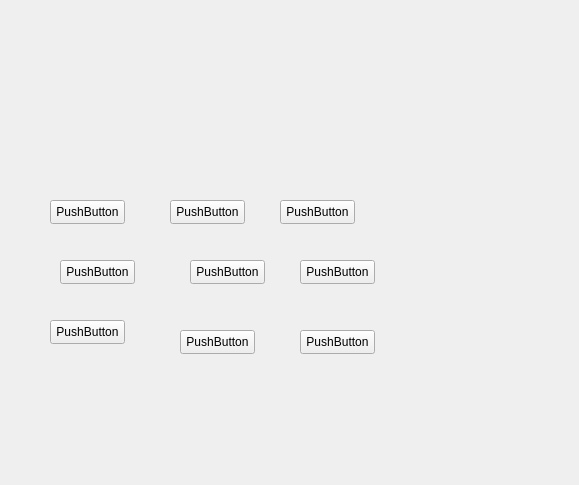
<?xml version="1.0" encoding="UTF-8"?>
<ui version="4.0">
 <class>Form</class>
 <widget class="QWidget" name="Form">
  <property name="geometry">
   <rect>
    <x>0</x>
    <y>0</y>
    <width>579</width>
    <height>485</height>
   </rect>
  </property>
  <property name="windowTitle">
   <string>Form</string>
  </property>
  <widget class="QPushButton" name="pushButton">
   <property name="geometry">
    <rect>
     <x>50</x>
     <y>200</y>
     <width>75</width>
     <height>24</height>
    </rect>
   </property>
   <property name="text">
    <string>PushButton</string>
   </property>
  </widget>
  <widget class="QPushButton" name="pushButton_2">
   <property name="geometry">
    <rect>
     <x>170</x>
     <y>200</y>
     <width>75</width>
     <height>24</height>
    </rect>
   </property>
   <property name="text">
    <string>PushButton</string>
   </property>
  </widget>
  <widget class="QPushButton" name="pushButton_3">
   <property name="geometry">
    <rect>
     <x>280</x>
     <y>200</y>
     <width>75</width>
     <height>24</height>
    </rect>
   </property>
   <property name="text">
    <string>PushButton</string>
   </property>
  </widget>
  <widget class="QPushButton" name="pushButton_4">
   <property name="geometry">
    <rect>
     <x>60</x>
     <y>260</y>
     <width>75</width>
     <height>24</height>
    </rect>
   </property>
   <property name="text">
    <string>PushButton</string>
   </property>
  </widget>
  <widget class="QPushButton" name="pushButton_5">
   <property name="geometry">
    <rect>
     <x>190</x>
     <y>260</y>
     <width>75</width>
     <height>24</height>
    </rect>
   </property>
   <property name="text">
    <string>PushButton</string>
   </property>
  </widget>
  <widget class="QPushButton" name="pushButton_6">
   <property name="geometry">
    <rect>
     <x>300</x>
     <y>260</y>
     <width>75</width>
     <height>24</height>
    </rect>
   </property>
   <property name="text">
    <string>PushButton</string>
   </property>
  </widget>
  <widget class="QPushButton" name="pushButton_7">
   <property name="geometry">
    <rect>
     <x>50</x>
     <y>320</y>
     <width>75</width>
     <height>24</height>
    </rect>
   </property>
   <property name="text">
    <string>PushButton</string>
   </property>
  </widget>
  <widget class="QPushButton" name="pushButton_8">
   <property name="geometry">
    <rect>
     <x>180</x>
     <y>330</y>
     <width>75</width>
     <height>24</height>
    </rect>
   </property>
   <property name="text">
    <string>PushButton</string>
   </property>
  </widget>
  <widget class="QPushButton" name="pushButton_9">
   <property name="geometry">
    <rect>
     <x>300</x>
     <y>330</y>
     <width>75</width>
     <height>24</height>
    </rect>
   </property>
   <property name="text">
    <string>PushButton</string>
   </property>
  </widget>
 </widget>
 <resources/>
 <connections/>
</ui>
